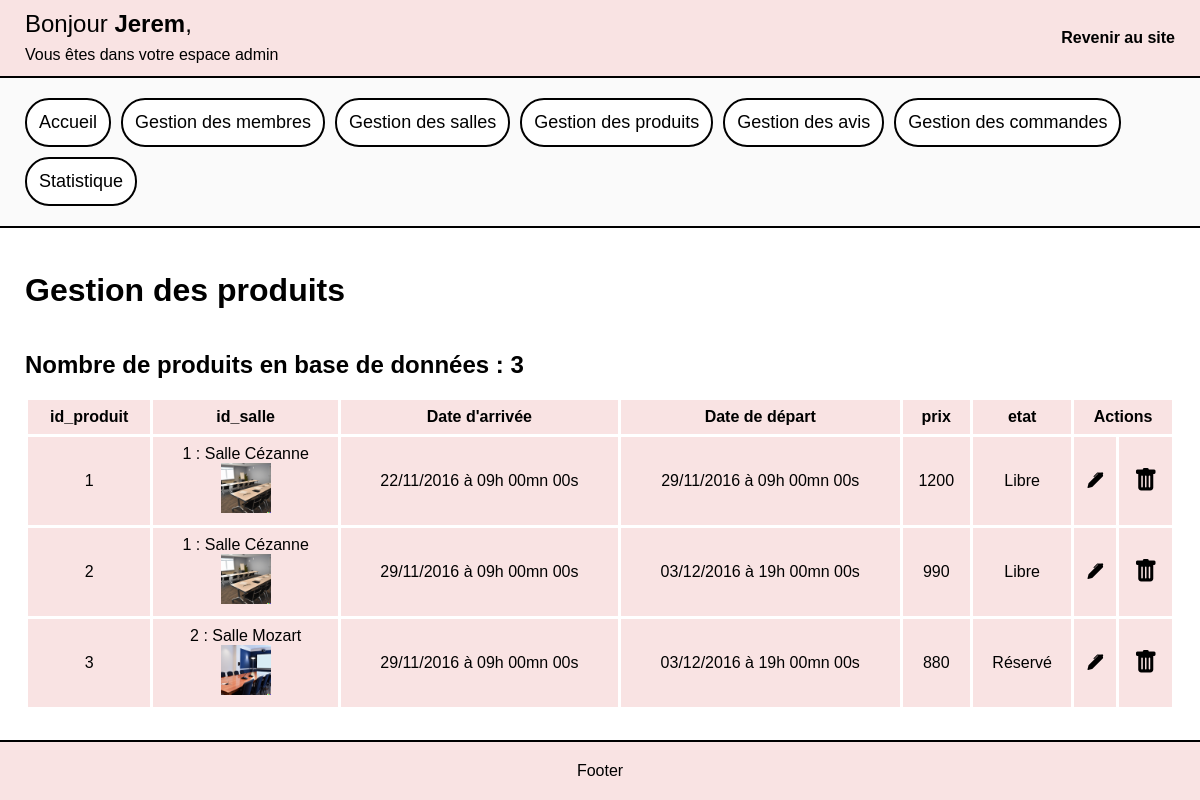
The app's page /admin/gestion_des_produits.php (signed in) with its own data.
### tables this page shows
CREATE TABLE `produit` (
  `id_produit` int(11) NOT NULL,
  `id_salle` int(11) NOT NULL,
  `date_arrivee` datetime NOT NULL,
  `date_depart` datetime NOT NULL,
  `prix` int(11) NOT NULL,
  `etat` enum('Libre','Réservé') NOT NULL
);

CREATE TABLE `salle` (
  `id_salle` int(11) NOT NULL,
  `titre` varchar(200) NOT NULL,
  `description` text NOT NULL,
  `photo` varchar(200) NOT NULL,
  `pays` varchar(20) NOT NULL,
  `ville` varchar(20) NOT NULL,
  `adresse` varchar(20) NOT NULL,
  `cp` int(11) NOT NULL,
  `capacite` int(11) NOT NULL,
  `categorie` enum('reunion','bureau','formation','') NOT NULL
);

### admin/gestion_des_produits.php (the view, shortened to what this page needs)
<?php
require_once('includeAdmin/headerAdmin.php');
?>
    <div class="globalContainer">
            <div class="adminContainer">
                <?php require_once('includeAdmin/navAside.php');?>
                <main class="mainAdmin">
                    <h1>Gestion des produits</h1>
                    <?php $queryUsers = $pdo->query("SELECT id_produit FROM produit") ?>
                    <h2>Nombre de produits en base de données : <?= $queryUsers->rowCount() ?></h2>
                    <div class="table-container">
                        <table>
                        <?php $afficheGestionProduit = $pdo->query("SELECT produit.id_produit, salle.id_salle, salle.photo, titre, DATE_FORMAT(date_arrivee, '%d/%m/%Y à %Hh %imn %ss'), DATE_FORMAT(date_depart, '%d/%m/%Y à %Hh %imn %ss'), prix, etat FROM produit, salle WHERE produit.id_salle = salle.id_salle ORDER BY produit.id_produit");
?>
                            <thead>
                                <tr>
                                    <?php for ($i = 0; $i < $afficheGestionProduit->columnCount(); $i++) {
                                        $colonne = $afficheGestionProduit->getColumnMeta($i);?>
                                        <?php if($colonne['name']!='titre'):?>
                                            <?php if($colonne['name']!='photo'):?>
                                                <?php if($colonne['name']== "DATE_FORMAT(date_arrivee, '%d/%m/%Y à %Hh %imn %ss')"):?>
                                                    <th>Date d'arrivée</th>
                                                <?php elseif($colonne['name']== "DATE_FORMAT(date_depart, '%d/%m/%Y à %Hh %imn %ss')"):?>
                                                    <th>Date de départ</th>
                                                <?php else:?>
                                                    <th><?= $colonne['name'] ?></th>
                                                <?php endif; ?>
                                            <?php endif; ?>
                                        <?php endif; ?>
                                    <?php } ?>
                                    <th colspan="2">Actions</th>
                                </tr>
                            </thead>
                            <tbody>
                                <?php while ($tousUsers = $afficheGestionProduit->fetch(PDO::FETCH_ASSOC)) : ?>
                                    <tr>
                                        <?php foreach ($tousUsers as $key => $value) : ?>
                                            <?php if ($key != 'titre'):?>
                                                <?php if ($key != 'photo'):?>
                                                    <?php if($key == 'id_salle'): ?>
                                                        <td>
                                                            <?= $value ?> : Salle <?= $tousUsers['titre']?>
                                                            <br><img src="<?= URL . "img/" . $tousUsers['photo']?>" alt="" width="50">
                                                        </td>
                                                    <?php else: ?>
                                                        <td><?= $value ?></td>
                                                    <?php endif; ?>
                                                <?php endif;?>
                                            <?php endif;?>
                                        <?php endforeach; ?>
                                        <td><a href='?action=update&id_produit=<?= $tousUsers['id_produit'] ?>'><i class="bi bi-pen-fill"></i></a></td>
                                        <td><a href="?action=delete&id_produit=<?= $tousUsers['id_produit'] ?>"><i class="bi bi-trash-fill" style="font-size: 1.5rem;"></i></a></td>
                                    </tr>
                                <?php endwhile;?>
                            </tbody>
                        </table>
                    </div>
                </main>
            </div>
    </div>
<?php require_once('includeAdmin/footerAdmin.php') ?>

### admin/includeAdmin/headerAdmin.php (shortened to what this page needs)
<!DOCTYPE html>
<html lang="fr">
<head>
    <link rel="stylesheet" href="<?= URL ?>admin/css_admin/style_admin.css">
    <link rel="stylesheet" href="https://cdn.jsdelivr.net/npm/bootstrap-icons@1.4.0/font/bootstrap-icons.css">
</head>
<body>
    <header>
        <nav>
            <div class="logo">
                <a href=" <?= URL ?>admin/index.php">Bonjour <strong><?= $_SESSION['user']['pseudo']?></strong>,<br/><span class="spanBienvenu">Vous êtes dans votre espace admin</span></a>
            </div>
            <ul class="ulMenu">
                <li class="deroulant">
                    <a href="<?= URL ?>index.php" class="espacemembre">Revenir au site</a>
                </li>
            </ul>
        </nav>
    </header>

### admin/includeAdmin/navAside.php (shortened to what this page needs)
<aside class="adminAside">
    <ul class="menuAside">
        <li class="lienAside"><a href="<?= URL; ?>admin/index.php">Accueil</a></li>
        <li class="lienAside"><a href="<?= URL; ?>admin/gestion_des_membres.php">Gestion des membres</a></li>
        <li class="lienAside"><a href="<?= URL; ?>admin/gestion_des_salles.php">Gestion des salles</a></li>
        <li class="lienAside"><a href="<?= URL; ?>admin/gestion_des_produits.php">Gestion des produits</a></li>
        <li class="lienAside"><a href="<?= URL; ?>admin/gestion_des_avis.php">Gestion des avis</a></li>
        <li class="lienAside"><a href="<?= URL; ?>admin/gestion_des_commandes.php">Gestion des commandes</a></li>
        <li class="lienAside"><a href="<?= URL; ?>admin/statistique.php">Statistique</a></li>
    </ul>
</aside>

### admin/includeAdmin/footerAdmin.php (shortened to what this page needs)
        <footer>
            <p>Footer</p>
        </footer>
    </body>
</html>

### admin/css_admin/style_admin.css (style rules this page uses)
* { box-sizing: border-box; margin: 0; padding : 0; list-style: none; }
a, a:hover, a:active, a:visited { text-decoration: none; color: black; }
body { font-family: 'Gill Sans', 'Gill Sans MT', Calibri, 'Trebuchet MS', sans-serif; display: flex; flex-direction: column; min-height: 100dvh; }
.globalContainer { display: flex; flex-direction: column; justify-content: space-between; flex:1; }
h1 { padding : 24px 0; }
h2 { padding : 18px 0; }
nav { background-color: rgb(249, 227, 227); padding: 10px 25px; display: flex; justify-content: space-between; align-items: center; border-bottom: 2px solid black ; flex-wrap: wrap; gap: 10px; }
.spanBienvenu { font-size: 16px; }
a.espacemembre { display: block; margin: 0; width: fit-content; font-weight: 600; padding: 10px 0; transition: all ease 0.3s; }
main { padding : 20px 25px; }
footer { background-color: rgb(249, 227, 227); text-align: center; padding: 20px 25px; border-top: 2px solid black ; }
.logo a { font-size: 24px; }
.adminContainer { display: flex; flex:1; }
.adminAside { background-color: rgb(250, 250, 250); padding: 20px 25px; border-right: 2px solid black; }
.mainAdmin { flex: 1; max-width: 100%; }
.menuAside { display: flex; flex-direction: column; gap: 10px; font-size: 18px; }
.lienAside a { display: block; width: 100%; padding: 12px; background-color: white; border-radius: 24px; border: 2px solid black; text-align: center; }
.table-container { overflow-x:auto; width: 100%; }
table { width: 100%; border-collapse: collapse; background-color: rgb(249, 227, 227); }
th, td { padding: 8px; border: 3px solid #ffffff; border-radius: 4px; text-align: center; }
@media screen and (max-width: 1200px) { .adminAside { border-bottom: 2px solid black; border-right : none; } }
@media screen and (max-width: 1200px) { .adminContainer { flex-direction: column; } }
@media screen and (max-width: 1200px) { .menuAside { flex-direction: row; flex-wrap: wrap; } }

### records on screen
produit: id_produit "1", id_salle.id_salle "1", id_salle.titre "Cézanne", id_salle.photo (picture), value "22/11/2016 à 09h 00mn 00s", value "29/11/2016 à 09h 00mn 00s", prix "1200", etat "Libre"
produit: id_produit "2", id_salle.id_salle "1", id_salle.titre "Cézanne", id_salle.photo (picture), value "29/11/2016 à 09h 00mn 00s", value "03/12/2016 à 19h 00mn 00s", prix "990", etat "Libre"
produit: id_produit "3", id_salle.id_salle "2", id_salle.titre "Mozart", id_salle.photo (picture), value "29/11/2016 à 09h 00mn 00s", value "03/12/2016 à 19h 00mn 00s", prix "880", etat "Réservé"

### other values on screen
$_SESSION['user']['pseudo'] "Jerem"
$queryUsers->rowCount() "3"
$colonne['name'] "id_produit"
$colonne['name'] "id_salle"
$colonne['name'] "prix"
$colonne['name'] "etat"
